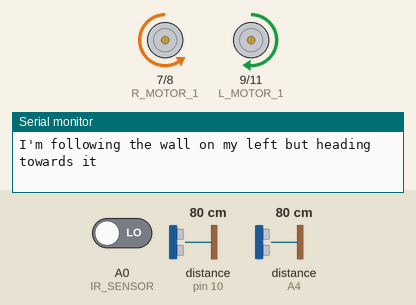
A sketch run on a simulated Arduino Uno, built with avr-gcc and run on an emulated ATmega328P. On the bench: motor-driver pin pairs drawn as motors (green arrow = first pin HIGH = forward, orange = second pin HIGH = backward, longer = more drive, scaled by the enable pin), the last lines printed to the serial monitor. The inputs (shaded band) are chosen by the test bench; at power-on: distance to the obstacle (sensors on A4, pin 10) 80 cm, A0 (IR_SENSOR) LOW.

Above: at 1.2 s.
1.3 s: distance to the obstacle (sensor on A4) set to 11 cm
4.3 s: distance to the obstacle (sensor on A4) set to 8 cm
At 4.97 s:
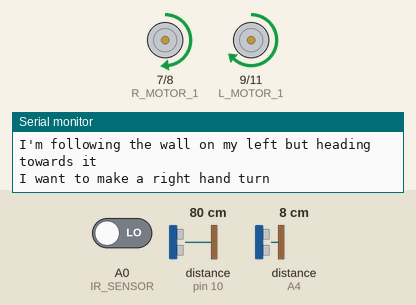
7.3 s: A0 (IR_SENSOR) driven HIGH
At 8.8 s:
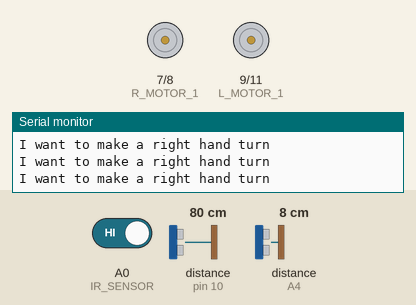
At 10.22 s:
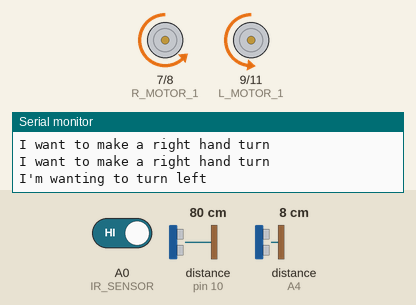
10.3 s: A0 (IR_SENSOR) driven LOW
13.3 s: distance to the obstacle (sensor on pin 10) set to 17 cm
16.3 s: distance to the obstacle (sensor on pin 10) set to 14 cm
At 17.3 s:
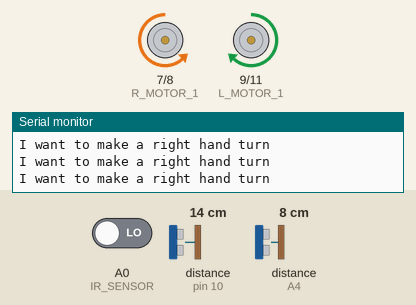
Timing chart, 0 to 18.8 s (numbered marks = the images above; inputs shaded):
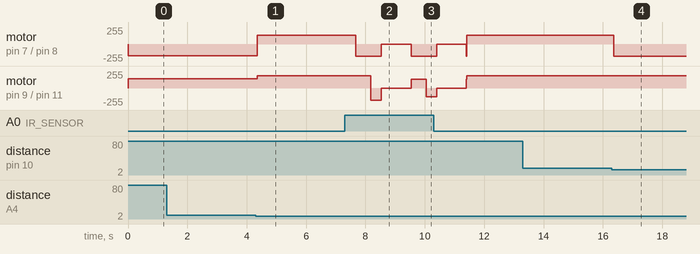

The sketch:

additionalBlackBot.ino
```cpp
#include <Ultrasonic.h>

Ultrasonic leftSensor(12, 10, 10000UL);
Ultrasonic frontSensor(A5, A4, 10000UL);

#define L_MOTOR_ENABLE 6
#define R_MOTOR_ENABLE 5
#define R_MOTOR_1 7
#define R_MOTOR_2 8
#define L_MOTOR_1 9
#define L_MOTOR_2 11
#define IR_SENSOR A0

//Motor speed range
#define MAX_MOTOR_SPEED 255
#define MIN_MOTOR_SPEED 130
#define WHEEL_SPEED_OFFSET 53

void setup() {
  // put your setup code here, to run once:
  Serial.begin(9600);
  pinMode(L_MOTOR_1, OUTPUT);
  pinMode(L_MOTOR_2, OUTPUT);
  pinMode(R_MOTOR_1, OUTPUT);
  pinMode(R_MOTOR_2, OUTPUT);
  pinMode(L_MOTOR_ENABLE, OUTPUT);
  pinMode(R_MOTOR_ENABLE, OUTPUT);
  pinMode(IR_SENSOR, INPUT);
}

void loop() {
  int distanceLeftFront = frontSensor.read();
  int distanceLeftLeft = leftSensor.read();
  int currentLeftSpeed = MIN_MOTOR_SPEED + WHEEL_SPEED_OFFSET;
  int currentRightSpeed = MIN_MOTOR_SPEED;
  int IRSensorDetect = digitalRead(IR_SENSOR);
  // put your main code here, to run repeatedly:

  if(IRSensorDetect == 1)
  {
    //There is no wall on my left
    //I want to make a left turn
    delay(500);
    IRSensorDetect = digitalRead(IR_SENSOR);
    if(IRSensorDetect == 1)
    {
      turnLeft(currentLeftSpeed, currentRightSpeed);
      Serial.println("I'm wanting to turn left");
    }
  }
  else if(distanceLeftFront > 10)
  {
    //There is no wall in front
    //Go forwards & follow the wall on my left
    if(distanceLeftLeft > 15){
      currentLeftSpeed -= 10;
      currentRightSpeed += 10;
      Serial.println("I'm following the wall on my left but heading towards it");
    }
    else if(distanceLeftLeft < 7) {
      currentLeftSpeed += 10;
      currentRightSpeed -= 10;
      Serial.println("I'm following the wall on my left but heading away from it");
    }
    else
    {
      currentLeftSpeed = MIN_MOTOR_SPEED + WHEEL_SPEED_OFFSET;
      currentRightSpeed = MIN_MOTOR_SPEED;
      Serial.println("I'm following the wall");
    }
  }
  else if(distanceLeftFront < 10 && distanceLeftLeft < 100 && distanceLeftLeft > 15)
  {
    //Make a right turn
    turnRight(currentLeftSpeed, currentRightSpeed);
    Serial.println("I want to make a right hand turn");
  }

  //If no wall on my left (IRSensorDetect == 1)
    //Make a left turn
  //If there is no wall in front
    //Go forwards
  //Otherwise
    //Turn right

  driveLeftMotor(currentLeftSpeed);
  driveRightMotor(currentRightSpeed);
}

void turnLeft(int &currentLeftSpeed, int &currentRightSpeed)
{
  driveLeftMotor(-MIN_MOTOR_SPEED - WHEEL_SPEED_OFFSET);
  driveRightMotor(MIN_MOTOR_SPEED);
  delay(350);
  driveLeftMotor(0);
  driveRightMotor(0);
  delay(1000);
  driveLeftMotor(MIN_MOTOR_SPEED + WHEEL_SPEED_OFFSET);
  driveRightMotor(MIN_MOTOR_SPEED);
  boolean continueForward = true;
  int noOfLoops = 0;
  while(continueForward)
  {
    delay(1);
    noOfLoops++;
    int distanceLeftFront = frontSensor.read();
    if(distanceLeftFront < 20 || noOfLoops >= 300)
    {
      continueForward = false;
    }
  }
}

void turnRight(int &currentLeftSpeed, int &currentRightSpeed)
{
  driveLeftMotor(MIN_MOTOR_SPEED);
  driveRightMotor(-MIN_MOTOR_SPEED - WHEEL_SPEED_OFFSET);
  delay(410);
  driveLeftMotor(0);
  driveRightMotor(0);
}

void driveLeftMotor(int speed)
{
  if (abs(speed) < MIN_MOTOR_SPEED) {
    analogWrite(L_MOTOR_ENABLE, speed);
    digitalWrite(L_MOTOR_1, LOW);
    digitalWrite(L_MOTOR_2, LOW);
  }
  else {
    analogWrite(L_MOTOR_ENABLE, abs(speed));
    if (speed > 0) {
      digitalWrite(L_MOTOR_1, HIGH);
      digitalWrite(L_MOTOR_2, LOW);
    }
    else {
      digitalWrite(L_MOTOR_1, LOW);
      digitalWrite(L_MOTOR_2, HIGH);
    }
  }
}

void driveRightMotor(int speed)
{
  if (abs(speed) < MIN_MOTOR_SPEED) {
    analogWrite(R_MOTOR_ENABLE, speed);
    digitalWrite(R_MOTOR_1, LOW);
    digitalWrite(R_MOTOR_2, LOW);
  }
  else {
    analogWrite(R_MOTOR_ENABLE, abs(speed));
    if (speed > 0) {
      digitalWrite(R_MOTOR_1, LOW);
      digitalWrite(R_MOTOR_2, HIGH);
    }
    else {
      digitalWrite(R_MOTOR_1, HIGH);
      digitalWrite(R_MOTOR_2, LOW);
    }
  }
}
```

Measured:
- the behaviour switches between 10 and 9 cm on distance to the obstacle (sensor on A4) (found by bisection; images 0 and 1)
- the behaviour switches between 16 and 15 cm on distance to the obstacle (sensor on pin 10) (found by bisection; images 3 and 4)
- after the input at 4.3 s, motor on pin 7 (R_MOTOR_1) / pin 8 (R_MOTOR_2): backward 173/255 → forward 130/255 after 0.05 s; motor on pin 9 (L_MOTOR_1) / pin 11 (L_MOTOR_2): forward 140/255 → forward 183/255 after 0.05 s
- after the input at 16.3 s, motor on pin 7 (R_MOTOR_1) / pin 8 (R_MOTOR_2): forward 130/255 → backward 183/255 after 0.07 s
